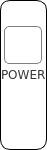
   <widget class="QFrame" name="framePowerUSB">
    <property name="geometry">
     <rect>
      <x>5</x>
      <y>6</y>
      <width>47</width>
      <height>150</height>
     </rect>
    </property>
    <property name="styleSheet">
     <string notr="true">QFrame{border:1px solid black;
background-color: qlineargradient(x1: 0, y1: 0, x2: 0, y2: 1,stop: 0 #ffffff, stop: 1 #ffffff);
border-radius:10px;}
QLabel{border:1px solid rgba(0,0,0,0);
background-color: rgb(0, 0, 0,0);
}

</string>
    </property>
    <property name="frameShape">
     <enum>QFrame::StyledPanel</enum>
    </property>
    <property name="frameShadow">
     <enum>QFrame::Raised</enum>
    </property>
    <widget class="QFrame" name="fp_usbSocket">
     <property name="geometry">
      <rect>
       <x>2</x>
       <y>96</y>
       <width>43</width>
       <height>23</height>
      </rect>
     </property>
     <property name="styleSheet">
      <string notr="true">border:1px rgba(0,0,0,0);border-radius:7px;
background-color: rgb(0, 0, 0,0);
image: url(:/fp_images/usb.png);</string>
     </property>
     <property name="frameShape">
      <enum>QFrame::StyledPanel</enum>
     </property>
     <property name="frameShadow">
      <enum>QFrame::Raised</enum>
     </property>
    </widget>
    <widget class="QFrame" name="fp_usbSymbol">
     <property name="geometry">
      <rect>
       <x>5</x>
       <y>120</y>
       <width>38</width>
       <height>19</height>
      </rect>
     </property>
     <property name="styleSheet">
      <string notr="true">border:1px rgba(0,0,0,0);border-radius:5px;
background-color: rgb(0, 0, 0,0);
image: url(:/fp_images/usb_symbol.png);</string>
     </property>
     <property name="frameShape">
      <enum>QFrame::StyledPanel</enum>
     </property>
     <property name="frameShadow">
      <enum>QFrame::Raised</enum>
     </property>
    </widget>
    <widget class="QFrame" name="fp_powerButton">
     <property name="geometry">
      <rect>
       <x>4</x>
       <y>26</y>
       <width>38</width>
       <height>38</height>
      </rect>
     </property>
     <property name="styleSheet">
      <string notr="true">border:1px solid gray;border-radius:5px;
image: url(:/fp_images/power.png);</string>
     </property>
     <property name="frameShape">
      <enum>QFrame::StyledPanel</enum>
     </property>
     <property name="frameShadow">
      <enum>QFrame::Raised</enum>
     </property>
    </widget>
    <widget class="QLabel" name="fp_powerLabel">
     <property name="geometry">
      <rect>
       <x>-3</x>
       <y>66</y>
       <width>50</width>
       <height>17</height>
      </rect>
     </property>
     <property name="font">
      <font>
       <family>DejaVu Sans</family>
       <pointsize>9</pointsize>
       <weight>50</weight>
       <bold>false</bold>
      </font>
     </property>
     <property name="styleSheet">
      <string notr="true">color: rgb(53, 53, 53);</string>
     </property>
     <property name="text">
      <string>POWER</string>
     </property>
    </widget>
   </widget>
